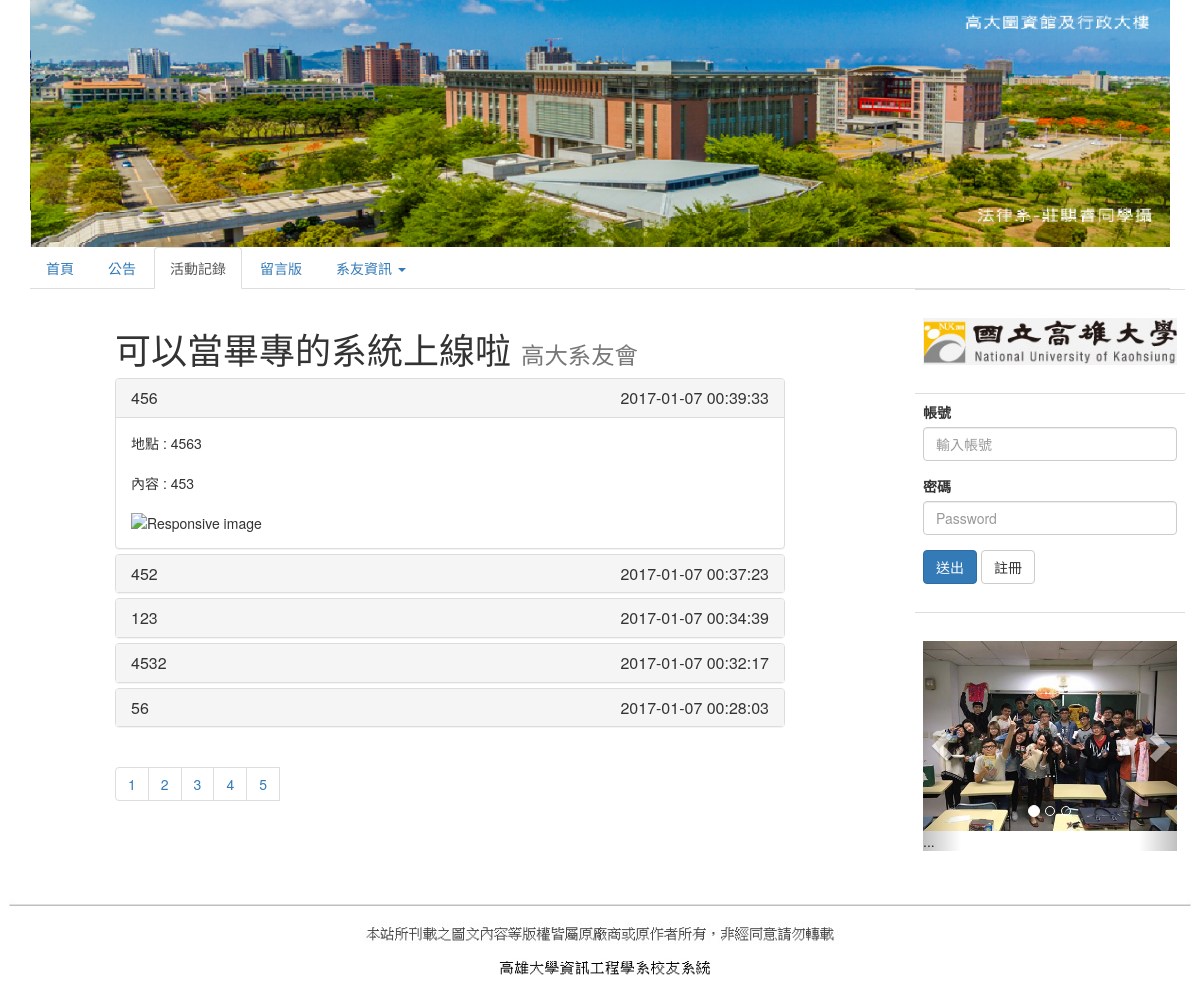
Screenshot of /activity.php?Page=2 with the database file from the repository.
### tables this page shows
CREATE TABLE `activity` (
  `InfoNo` int(3) NOT NULL,
  `ActTitle` varchar(30) NOT NULL,
  `ActContent` text NOT NULL,
  `ActLocation` char(100) NOT NULL,
  `ActTime` datetime NOT NULL,
  `ActPicture` char(100) NOT NULL DEFAULT 'NoImage.png'
);

### activity.php (the view, shortened to what this page needs)
<?php $AllMsg=mysql_query("select InfoNo,ActContent,ActTime,ActTitle ,ActLocation ,ActPicture
							from activity
							order by InfoNo desc"); ?>
<!DOCTYPE html>
<html lang="zh-Hant">
  <head>
    <link href="css/bootstrap.min.css" rel="stylesheet">
  </head>
  <body>
<div class="container">
	<div class="row">
		<div class="col-xs-12 col-sm-12">
			<img src="image/TopBar.png" class="img-responsive" alt="Responsive image">
		</div>
	</div>
	<div class="row">
	  <div class="col-xs-12 col-sm-12">
			<ul class="nav nav-tabs">
			<li role="presentation"><a href="homepage2.php">首頁</a></li>
			<li role="presentation"><a href="publish.php?Page=1">公告</a></li>
			<li role="presentation" class="active"><a href="activity.php?Page=1">活動記錄</a></li>
			<li role="presentation"><a href="mesboard.php">留言版</a></li>
			<li role="presentation" class="dropdown">
				<a class="dropdown-toggle" data-toggle="dropdown" href="#" role="button" aria-expanded="false">
				  系友資訊 <span class="caret"></span>
				</a>
			</li>
			</ul>
		</div>
	<div class="row">
	  <div class="col-xs-1 col-sm-1">
	  </div>
	  <div class="col-xs-7 col-sm-7">
		<br>
		<h1>可以當畢專的系統上線啦 <small>高大系友會</small></h1>
		<div class="panel-group" id="accordion" role="tablist" aria-multiselectable="true">
		  <?php $rs=mysql_fetch_assoc($AllMsg);
		  if ($rs["ActContent"]!="")
		  {
		  ?>
		  <div class="panel panel-default">
			<div class="panel-heading" role="tab" id="heading1">
			  <h4 class="panel-title">
				<a data-toggle="collapse" data-parent="#accordion" href="#collapseOne" aria-expanded="true" aria-controls="collapseOne">
				  <?php echo $rs["ActTitle"] ?>
				  <div style="float:right;"> <?php echo date("Y-m-d H:i:s",strtotime($rs["ActTime"])); ?> </div>
				</a>
			  </h4>
			</div>
			<div id="collapseOne" class="panel-collapse collapse in" role="tabpanel" aria-labelledby="headingOne">
			  <div class="panel-body">
					<?php echo "地點 : ".$rs["ActLocation"]; ?>
					<?php echo "內容 : ".$rs["ActContent"]; ?>
					<?php echo '<img src="activitypicture/'.$rs["ActPicture"].'" class="img-responsive" alt="Responsive image">'; ?>
			  </div>
			</div>
		  </div>
		  <?php } ?>
		  <?php $rs=mysql_fetch_assoc($AllMsg);
		  if ($rs["ActContent"]!="")
		  {
		  ?>
		  <div class="panel panel-default">
			<div class="panel-heading" role="tab" id="heading2">
			  <h4 class="panel-title">
				<a class="collapsed" data-toggle="collapse" data-parent="#accordion" href="#collapseTwo" aria-expanded="false" aria-controls="collapseTwo">
				  <?php echo $rs["ActTitle"] ?>
				  <div style="float:right;"> <?php echo date("Y-m-d H:i:s",strtotime($rs["ActTime"])); ?> </div>
				</a>
			  </h4>
			</div>
		  </div>
		  <?php } ?>
		  <?php $rs=mysql_fetch_assoc($AllMsg);
		  if ($rs["ActContent"]!="")
		  {
		  ?>
		  <div class="panel panel-default">
			<div class="panel-heading" role="tab" id="heading3">
			  <h4 class="panel-title">
				<a class="collapsed" data-toggle="collapse" data-parent="#accordion" href="#collapseThree" aria-expanded="false" aria-controls="collapseThree">
				  <?php echo $rs["ActTitle"] ?>
				  <div style="float:right;"> <?php echo date("Y-m-d H:i:s",strtotime($rs["ActTime"])); ?> </div>
				</a>
			  </h4>
			</div>
		  </div>
		  <?php } ?>
		  <?php $rs=mysql_fetch_assoc($AllMsg);
		  if ($rs["ActContent"]!="")
		  {
		  ?>
		  <div class="panel panel-default">
			<div class="panel-heading" role="tab" id="heading4">
			  <h4 class="panel-title">
				<a class="collapsed" data-toggle="collapse" data-parent="#accordion" href="#collapseFour" aria-expanded="false" aria-controls="collapseFour">
				  <?php echo $rs["ActTitle"] ?>
				  <div style="float:right;"> <?php echo date("Y-m-d H:i:s",strtotime($rs["ActTime"])); ?> </div>
				</a>
			  </h4>
			</div>
		  </div>
		  <?php } ?>
		  <?php $rs=mysql_fetch_assoc($AllMsg);
		  if ($rs["ActContent"]!="")
		  {
		  ?>
		  <div class="panel panel-default">
			<div class="panel-heading" role="tab" id="heading5">
			  <h4 class="panel-title">
				<a class="collapsed" data-toggle="collapse" data-parent="#accordion" href="#collapseFive" aria-expanded="false" aria-controls="collapseFive">
				  <?php echo $rs["ActTitle"] ?>
				  <div style="float:right;"> <?php echo date("Y-m-d H:i:s",strtotime($rs["ActTime"])); ?> </div>
				</a>
			  </h4>
			</div>
		  </div>
		  <?php } ?>
		</div>
		<nav>
		  <ul class="pagination">
			<li><a href="activity.php?Page=1">1 <span class="sr-only">(current)</span></a></li>
			<li><a href="activity.php?Page=2">2</a></li>
			<li><a href="activity.php?Page=3">3</a></li>
			<li><a href="activity.php?Page=4">4</a></li>
			<li><a href="activity.php?Page=5">5</a></li>
		  </ul>
		</nav>
	  </div>
	  <div class="col-xs-1 col-sm-1">
	  </div>
	  <div class="col-xs-3 col-sm-3">
		  <table class="table">
		  <tr><td>
		  <br><a href="http://www.nuk.edu.tw/bin/home.php"><img src="image/logo.jpg" class="img-responsive" alt="Responsive image"></a><br>
		  </td><tr>
		  <tr><td>
		  <?php if(isset($_SESSION['Account'])) : ?>
			<h3>hi!<?php echo $_SESSION['Account']?></h3>
			<?php if($row_S[0]!=null) : ?>
				<h4>尊爵高貴不凡的管理員<?php echo $row_S[1] ?>號</h4>
			<?php endif ?>
			<button type="button" class="btn btn-primary" data-toggle="button" aria-pressed="false" autocomplete="off" onclick="location.href='logout.php'">
			  登出
			</button>
			<br><br>
		  <?php else : ?>
			<form name="form" method="post" action="connect.php">
			  <div class="form-group">
				<label for="exampleInputEmail1">帳號</label>
				<input type="text" class="form-control" name="id" placeholder="輸入帳號">
			  </div>
			  <div class="form-group">
				<label for="exampleInputPassword1">密碼</label>
				<input type="Password" class="form-control" name="pw" placeholder="Password">
			  </div>
			  <button type="submit" class="btn btn-primary">送出</button>
			 <button type="botton" class="btn btn-default" onClick="fun()">註冊</button>
			</form>
		  <br>
		  <?php endif; ?>
		  </td></tr>
		  <tr><td>
		  <br>
		  <div id="carousel-example-generic" class="carousel slide" data-ride="carousel">
			  <ol class="carousel-indicators">
				<li data-target="#carousel-example-generic" data-slide-to="0" class="active"></li>
				<li data-target="#carousel-example-generic" data-slide-to="1"></li>
				<li data-target="#carousel-example-generic" data-slide-to="2"></li>
			  </ol>
			  <div class="carousel-inner" role="listbox">
				<div class="item active">
				  <img src="image/聖誕節.jpg" alt="聖誕節">
				  <div class="carousel-caption">
					...
				  </div>
				</div>
				...
			  </div>
			  <a class="left carousel-control" href="#carousel-example-generic" role="button" data-slide="prev">
				<span class="glyphicon glyphicon-chevron-left" aria-hidden="true"></span>
			  </a>
			  <a class="right carousel-control" href="#carousel-example-generic" role="button" data-slide="next">
				<span class="glyphicon glyphicon-chevron-right" aria-hidden="true"></span>
			  </a>
		  </div>
		  </td></tr>
		   </table>
	  </div>
	<div class="row">
	  <div class="col-xs-12 col-sm-12">
		<br>
		<img src="image/BottomBar.png" class="img-responsive" alt="Responsive image">
	  </div>
	  </div>
	</div>
</div>
  </body>
</html>

### rows the page displays
activity: ActTitle "456", ActTime "2017-01-07 00:39:33", ActLocation "4563", ActContent "453"
activity: ActTitle "452", ActTime "2017-01-07 00:37:23"
activity: ActTitle "123", ActTime "2017-01-07 00:34:39"
activity: ActTitle "4532", ActTime "2017-01-07 00:32:17"
activity: ActTitle "56", ActTime "2017-01-07 00:28:03"
